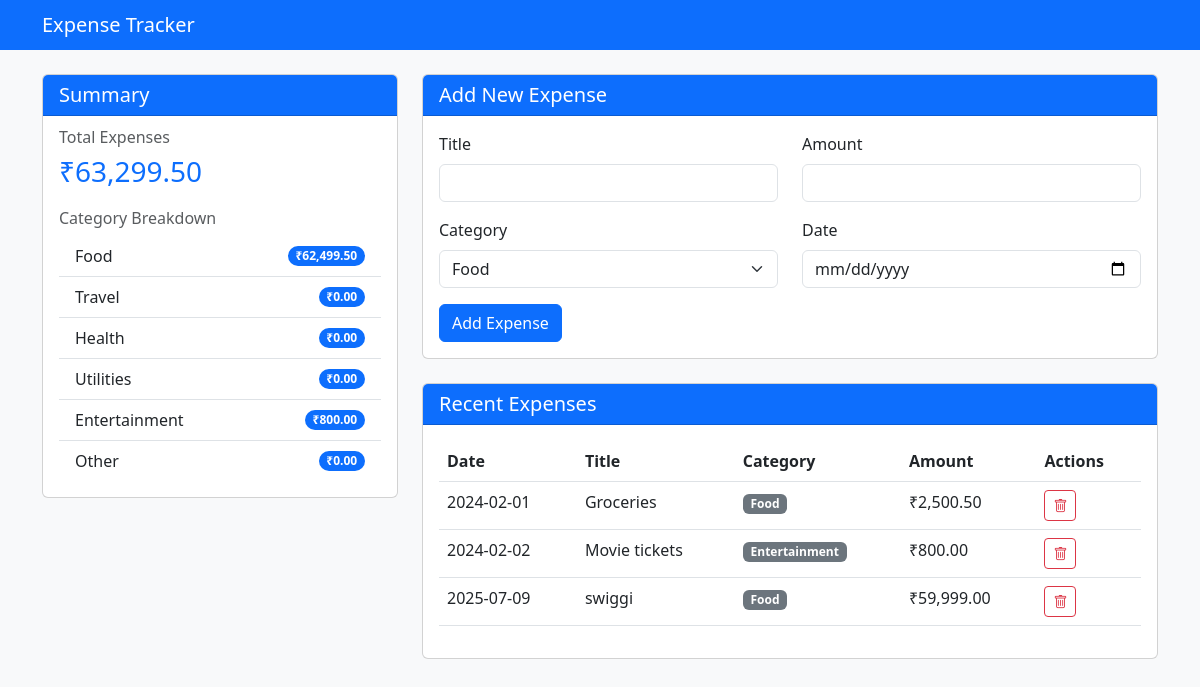
The page / on the database its author committed.
### models.py (models this page shows, shortened)
class Expense(Base):
    __tablename__ = "expenses"
    id = Column(Integer, primary_key=True, index=True)
    title = Column(String, nullable=False)
    amount = Column(Float, nullable=False)
    category = Column(String, nullable=False)
    date = Column(Date, nullable=False, default=date.today)
    __table_args__ = (
        CheckConstraint('amount > 0', name='check_amount_positive'),
        CheckConstraint(
            "category IN ('Food', 'Travel', 'Health', 'Utilities', 'Entertainment', 'Other')",
            name='check_valid_category'
        ),
    )

### main.py (the view)
@app.get("/", response_class=HTMLResponse)
async def home(request: Request, db: Session = Depends(get_db)):
    expenses = db.query(models.Expense).all()
    total = sum(float(expense.amount) for expense in expenses)
    breakdown = {}
    for category in schemas.Category:
        cat_expenses = [e for e in expenses if e.category == category.value]
        breakdown[category.value] = sum(float(e.amount) for e in cat_expenses)
    return templates.TemplateResponse(
        "index.html",
        {
            "request": request,
            "expenses": expenses,
            "total": format_amount(total),
            "breakdown": {k: format_amount(v) for k, v in breakdown.items()},
            "categories": [c.value for c in schemas.Category],
            "format_amount": format_amount
        }
    )

### templates/index.html (shortened to what this page needs)
<!DOCTYPE html>
<html lang="en">
<head>
    <link href="https://cdn.jsdelivr.net/npm/bootstrap@5.3.0/dist/css/bootstrap.min.css" rel="stylesheet">
    <link href="https://cdn.jsdelivr.net/npm/bootstrap-icons@1.7.2/font/bootstrap-icons.css" rel="stylesheet">
</head>
<body class="bg-light">
    <nav class="navbar navbar-dark bg-primary">
        <div class="container">
            <span class="navbar-brand mb-0 h1">Expense Tracker</span>
        </div>
    </nav>
    <div class="container mt-4">
        <div class="row">
            <div class="col-md-4">
                <div class="card mb-4">
                    <div class="card-header bg-primary text-white">
                        <h5 class="card-title mb-0">Summary</h5>
                    </div>
                    <div class="card-body">
                        <h6 class="card-subtitle mb-2 text-muted">Total Expenses</h6>
                        <h3 class="card-text text-primary mb-4">{{ total }}</h3>
                        <h6 class="card-subtitle mb-2 text-muted">Category Breakdown</h6>
                        <ul class="list-group list-group-flush">
                            {% for category, amount in breakdown.items() %}
                            <li class="list-group-item d-flex justify-content-between align-items-center">
                                {{ category }}
                                <span class="badge bg-primary rounded-pill">{{ amount }}</span>
                            </li>
                            {% endfor %}
                        </ul>
                    </div>
                </div>
            </div>
            <div class="col-md-8">
                <div class="card mb-4">
                    <div class="card-header bg-primary text-white">
                        <h5 class="card-title mb-0">Add New Expense</h5>
                    </div>
                    <div class="card-body">
                        <form id="expenseForm" onsubmit="return submitExpense(event)">
                            <div class="row">
                                <div class="col-md-6 mb-3">
                                    <label for="title" class="form-label">Title</label>
                                    <input type="text" class="form-control" id="title" required>
                                </div>
                                <div class="col-md-6 mb-3">
                                    <label for="amount" class="form-label">Amount</label>
                                    <input type="number" class="form-control" id="amount" min="0.01" step="0.01" required>
                                </div>
                            </div>
                            <div class="row">
                                <div class="col-md-6 mb-3">
                                    <label for="category" class="form-label">Category</label>
                                    <select class="form-select" id="category" required>
                                        {% for category in categories %}
                                        <option value="{{ category }}">{{ category }}</option>
                                        {% endfor %}
                                    </select>
                                </div>
                                <div class="col-md-6 mb-3">
                                    <label for="date" class="form-label">Date</label>
                                    <input type="date" class="form-control" id="date">
                                </div>
                            </div>
                            <button type="submit" class="btn btn-primary">Add Expense</button>
                        </form>
                    </div>
                </div>
                <div class="card">
                    <div class="card-header bg-primary text-white">
                        <h5 class="card-title mb-0">Recent Expenses</h5>
                    </div>
                    <div class="card-body">
                        <div class="table-responsive">
                            <table class="table table-hover">
                                <thead>
                                    <tr>
                                        <th>Date</th>
                                        <th>Title</th>
                                        <th>Category</th>
                                        <th>Amount</th>
                                        <th>Actions</th>
                                    </tr>
                                </thead>
                                <tbody id="expensesTable">
                                    {% for expense in expenses %}
                                    <tr>
                                        <td>{{ expense.date }}</td>
                                        <td>{{ expense.title }}</td>
                                        <td>
                                            <span class="badge bg-secondary">{{ expense.category }}</span>
                                        </td>
                                        <td>{{ format_amount(expense.amount) }}</td>
                                        <td>
                                            <button class="btn btn-sm btn-outline-danger" onclick="deleteExpense({{ expense.id }})">
                                                <i class="bi bi-trash"></i>
                                            </button>
                                        </td>
                                    </tr>
                                    {% endfor %}
                                </tbody>
                            </table>
                        </div>
                    </div>
                </div>
            </div>
        </div>
    </div>
</body>
</html>

### rows shown on the page
Expense: date "2024-02-01", title "Groceries", category "Food", amount "₹2,500.50"
Expense: date "2024-02-02", title "Movie tickets", category "Entertainment", amount "₹800.00"
Expense: date "2025-07-09", title "swiggi", category "Food", amount "₹59,999.00"

### other values the page prints
{{ total }} "₹63,299.50"
{{ category }} "Food" "Travel" "Health" "Utilities" "Entertainment" "Other"
{{ amount }} "₹62,499.50" "₹0.00" "₹0.00" "₹0.00" "₹800.00" "₹0.00"
form field value "Food"
